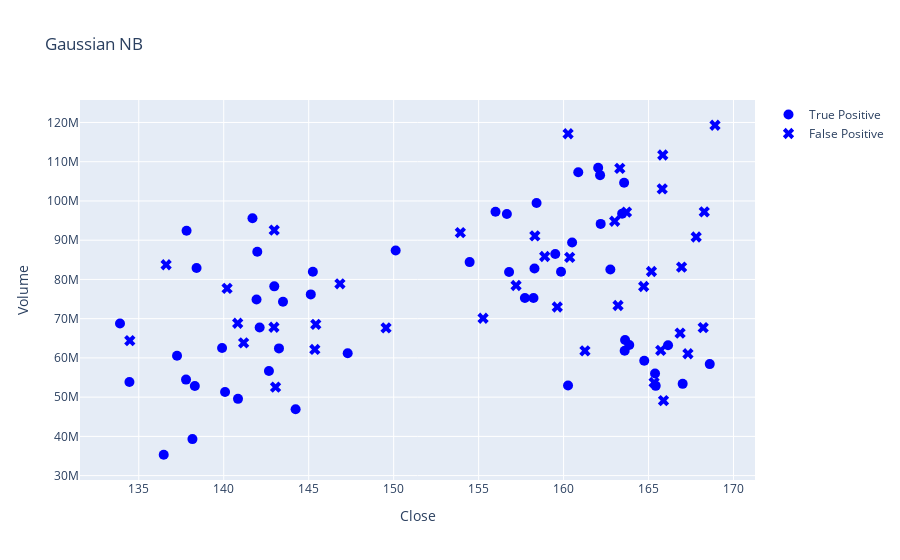

The notebook cell this image was saved under:
### Code cell
gaussian_nb(
    df_train_val,
    X_validation,
    y_validation,
    df_evaluation_val,
    df_confusion_val,
    draw_plot=True,
)
